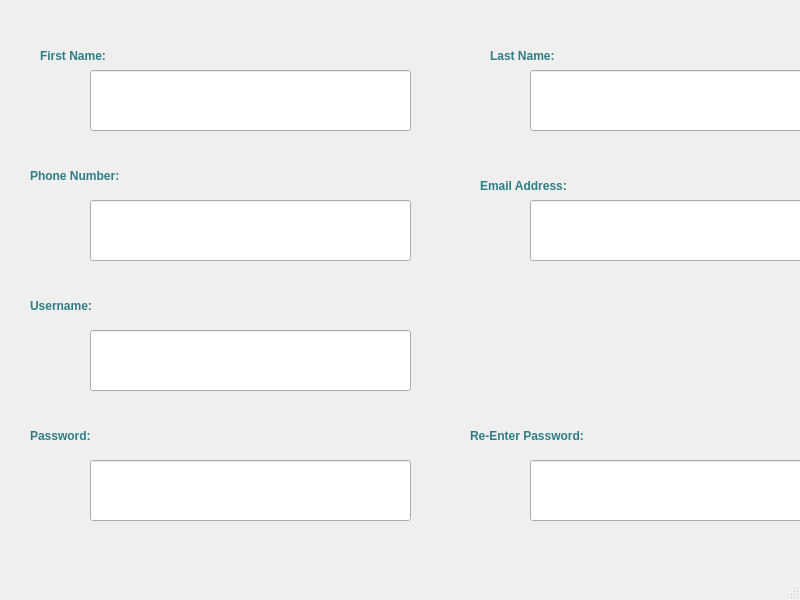
<?xml version="1.0" encoding="UTF-8"?>
<ui version="4.0">
 <class>MainWindow</class>
 <widget class="QMainWindow" name="MainWindow">
  <property name="geometry">
   <rect>
    <x>0</x>
    <y>0</y>
    <width>800</width>
    <height>600</height>
   </rect>
  </property>
  <property name="windowTitle">
   <string>MainWindow</string>
  </property>
  <widget class="QWidget" name="centralwidget">
   <widget class="QLabel" name="label">
    <property name="geometry">
     <rect>
      <x>40</x>
      <y>20</y>
      <width>181</width>
      <height>71</height>
     </rect>
    </property>
    <property name="styleSheet">
     <string notr="true">color: rgb(46, 125, 132);
font-weight: bold;
font: 18pt &quot;Lucida Calligraphy&quot;;

</string>
    </property>
    <property name="text">
     <string>First Name:</string>
    </property>
   </widget>
   <widget class="QLineEdit" name="lineEdit">
    <property name="geometry">
     <rect>
      <x>90</x>
      <y>70</y>
      <width>321</width>
      <height>61</height>
     </rect>
    </property>
    <property name="text">
     <string/>
    </property>
   </widget>
   <widget class="QLabel" name="label_2">
    <property name="geometry">
     <rect>
      <x>490</x>
      <y>20</y>
      <width>181</width>
      <height>71</height>
     </rect>
    </property>
    <property name="styleSheet">
     <string notr="true">color: rgb(46, 125, 132);
font-weight: bold;
font: 18pt &quot;Lucida Calligraphy&quot;;

</string>
    </property>
    <property name="text">
     <string>Last Name:</string>
    </property>
   </widget>
   <widget class="QLineEdit" name="lineEdit_2">
    <property name="geometry">
     <rect>
      <x>530</x>
      <y>70</y>
      <width>321</width>
      <height>61</height>
     </rect>
    </property>
    <property name="text">
     <string/>
    </property>
   </widget>
   <widget class="QLabel" name="label_3">
    <property name="geometry">
     <rect>
      <x>30</x>
      <y>140</y>
      <width>241</width>
      <height>71</height>
     </rect>
    </property>
    <property name="styleSheet">
     <string notr="true">color: rgb(46, 125, 132);
font-weight: bold;
font: 18pt &quot;Lucida Calligraphy&quot;;

</string>
    </property>
    <property name="text">
     <string>Phone Number:</string>
    </property>
   </widget>
   <widget class="QLineEdit" name="lineEdit_3">
    <property name="geometry">
     <rect>
      <x>90</x>
      <y>200</y>
      <width>321</width>
      <height>61</height>
     </rect>
    </property>
    <property name="text">
     <string/>
    </property>
   </widget>
   <widget class="QLabel" name="label_4">
    <property name="geometry">
     <rect>
      <x>480</x>
      <y>150</y>
      <width>241</width>
      <height>71</height>
     </rect>
    </property>
    <property name="styleSheet">
     <string notr="true">color: rgb(46, 125, 132);
font-weight: bold;
font: 18pt &quot;Lucida Calligraphy&quot;;

</string>
    </property>
    <property name="text">
     <string>Email Address:</string>
    </property>
   </widget>
   <widget class="QLineEdit" name="lineEdit_4">
    <property name="geometry">
     <rect>
      <x>530</x>
      <y>200</y>
      <width>321</width>
      <height>61</height>
     </rect>
    </property>
    <property name="text">
     <string/>
    </property>
   </widget>
   <widget class="QLabel" name="label_5">
    <property name="geometry">
     <rect>
      <x>30</x>
      <y>270</y>
      <width>241</width>
      <height>71</height>
     </rect>
    </property>
    <property name="styleSheet">
     <string notr="true">color: rgb(46, 125, 132);
font-weight: bold;
font: 18pt &quot;Lucida Calligraphy&quot;;

</string>
    </property>
    <property name="text">
     <string>Username: </string>
    </property>
   </widget>
   <widget class="QLineEdit" name="lineEdit_5">
    <property name="geometry">
     <rect>
      <x>90</x>
      <y>330</y>
      <width>321</width>
      <height>61</height>
     </rect>
    </property>
    <property name="text">
     <string/>
    </property>
   </widget>
   <widget class="QLabel" name="label_6">
    <property name="geometry">
     <rect>
      <x>30</x>
      <y>400</y>
      <width>241</width>
      <height>71</height>
     </rect>
    </property>
    <property name="styleSheet">
     <string notr="true">color: rgb(46, 125, 132);
font-weight: bold;
font: 18pt &quot;Lucida Calligraphy&quot;;

</string>
    </property>
    <property name="text">
     <string>Password:</string>
    </property>
   </widget>
   <widget class="QLineEdit" name="lineEdit_6">
    <property name="geometry">
     <rect>
      <x>90</x>
      <y>460</y>
      <width>321</width>
      <height>61</height>
     </rect>
    </property>
    <property name="text">
     <string/>
    </property>
   </widget>
   <widget class="QLabel" name="label_7">
    <property name="geometry">
     <rect>
      <x>470</x>
      <y>400</y>
      <width>241</width>
      <height>71</height>
     </rect>
    </property>
    <property name="styleSheet">
     <string notr="true">color: rgb(46, 125, 132);
font-weight: bold;
font: 18pt &quot;Lucida Calligraphy&quot;;

</string>
    </property>
    <property name="text">
     <string>Re-Enter Password:</string>
    </property>
   </widget>
   <widget class="QLineEdit" name="lineEdit_7">
    <property name="geometry">
     <rect>
      <x>530</x>
      <y>460</y>
      <width>321</width>
      <height>61</height>
     </rect>
    </property>
    <property name="text">
     <string/>
    </property>
   </widget>
  </widget>
  <widget class="QMenuBar" name="menubar">
   <property name="geometry">
    <rect>
     <x>0</x>
     <y>0</y>
     <width>800</width>
     <height>21</height>
    </rect>
   </property>
  </widget>
  <widget class="QStatusBar" name="statusbar"/>
 </widget>
 <resources/>
 <connections/>
</ui>
